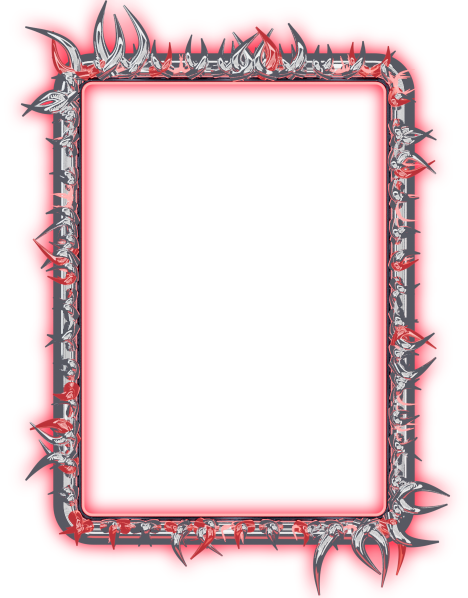
#> input picture tools/blender/renders/cadre_chrome_ecarlate.png, 936 x 1196 px (shown at 1/2 size); its folder holds 4 pictures in this run
$ python build_chrome_frame.py renders/cadre_chrome.png
#> lines starting #> are read from the running program, lines starting #| are printed output that depends on the picture
"""ANIME RIFT — cadre « Chrome écarlate » pour les cartes MR (modélisé et rendu avec Blender, Cycles).

Lancer :  python3 tools/blender/build_chrome_frame.py
Produit  tools/blender/renders/cadre_chrome.png  (cadre seul, fond transparent)
     et  tools/blender/renders/cadre_chrome_apercu.png  (le même sur une carte d'exemple sombre, pour le voir).

Recette : une moulure chrome, deux rubans chrome qui s'enroulent l'un autour de l'autre tout le long du bord,
un liseré rouge lumineux à l'intérieur, des éclats chromés qui jaillissent en flammes, surtout en haut et aux coins.
"""
import math
import os
import random
import sys

import bpy

HERE = os.path.dirname(os.path.abspath(__file__))
OUT = os.path.join(HERE, 'renders')
W, H = 2.5, 3.5          # demi-largeur et demi-hauteur de la carte (5 × 7)
RES = (936, 1196)        # 7.2 × 9.2 unités à 130 px par unité
R_CORNER = 0.32
rng = random.Random(7)


def reset():
    bpy.ops.wm.read_factory_settings(use_empty=True)
#> (this line was passed over: bpy is not available in this run)


def principled(name, color, metallic=1.0, roughness=0.06, emission=None, strength=0.0):
    m = bpy.data.materials.new(name)
    m.use_nodes = True
    b = m.node_tree.nodes['Principled BSDF']
    b.inputs['Base Color'].default_value = (*color, 1)
    b.inputs['Metallic'].default_value = metallic
    b.inputs['Roughness'].default_value = roughness
    if emission:
        b.inputs['Emission Color'].default_value = (*emission, 1)
        b.inputs['Emission Strength'].default_value = strength
    return m


# [44 lines left out: functions curve, rim, not called in this run]


VARIANTS = {
    # nom : (métal principal, métal d'accent, couleur lumineuse, couleur du halo)
    'chrome_ecarlate': ((0.98, 0.98, 1.0), (0.95, 0.12, 0.14), (1.0, 0.02, 0.06), (255, 20, 50)),
    'chrome_pur': ((0.98, 0.98, 1.0), (0.75, 0.78, 0.85), (0.9, 0.95, 1.0), (230, 235, 255)),
    'flamme_rouge': ((0.95, 0.12, 0.14), (0.98, 0.98, 1.0), (1.0, 0.1, 0.02), (255, 60, 20)),
    'givre_rift': ((0.92, 0.95, 1.0), (0.45, 0.35, 1.0), (0.1, 0.85, 1.0), (60, 200, 255)),
}


def build(variant):
    main_c, acc_c, glow_c, _ = VARIANTS[variant]
    chrome = principled('Chrome', main_c, 1, 0.03)
    accent = principled('Accent', acc_c, 1, 0.06, glow_c, 0.8)
    dark = principled('ChromeNoir', (0.04, 0.04, 0.06), 1, 0.08)
    lum = principled('Lumiere', glow_c, 0.4, 0.2, glow_c, 7.0)

    N = 480
    base = [rim(i / N) for i in range(N)]
    # corps du cadre : un jonc chrome poli, bord intérieur sombre, liseré lumineux
    curve('Corps', [(p[0] + n[0] * 0.08, p[1] + n[1] * 0.08, 0) for p, n in base], [1] * N, chrome, 0.2, cyclic=True)
    curve('BordInt', [(p[0] - n[0] * 0.12, p[1] - n[1] * 0.12, 0.05) for p, n in base], [1] * N, dark, 0.05, cyclic=True)
    curve('Lisere', [(p[0] - n[0] * 0.18, p[1] - n[1] * 0.18, 0.08) for p, n in base], [1] * N, lum, 0.02, cyclic=True)

    # [16 lines left out: function flame, not called in this run]

    # couronne serrée de flammes moyennes : elles couvrent le jonc et lui donnent sa silhouette ondulée
    for i in range(96):
        t = i / 96 + rng.uniform(-0.003, 0.003)
        (x, y), (nx, ny) = rim(t)
        top = ny > 0.5
        sgn = 1 if (i % 2) else -1
        flame(t, rng.uniform(0.22, 0.38) + (0.18 if top else 0), sgn * rng.uniform(0.5, 1.0), sgn * rng.uniform(0.05, 0.12),
              -sgn * rng.uniform(0.06, 0.16), rng.uniform(0.09, 0.13), accent if rng.random() < 0.14 else chrome)
    # grandes flammes : bouquets aux coins (surtout haut-gauche et bas-droit) et au milieu du haut
    bouquets = [(0.0, 7, 1.0), (0.5, 7, 1.0), (0.25, 4, 0.55), (0.75, 4, 0.55), (0.115, 5, 0.7), (0.62, 3, 0.45), (0.38, 3, 0.45), (0.88, 3, 0.45)]
    for t0, n, big in bouquets:
        for k in range(n):
            sgn = 1 if k % 2 else -1
            flame(t0 + (k - n / 2) * 0.009, (0.5 + rng.uniform(0, 0.45)) * big + 0.15, sgn * rng.uniform(0.2, 0.7),
                  sgn * rng.uniform(0.08, 0.2), -sgn * rng.uniform(0.15, 0.3), rng.uniform(0.12, 0.17) * (0.7 + 0.3 * big),
                  accent if k == n // 2 else chrome)
    # fines mèches lumineuses glissées dans le métal
    for i in range(36):
        t = rng.random()
        sgn = 1 if rng.random() < 0.5 else -1
        flame(t, rng.uniform(0.15, 0.4), sgn * 0.8, sgn * 0.06, -sgn * 0.1, 0.03, lum)


def studio():
    scene = bpy.context.scene
    world = bpy.data.worlds.new('World')
    world.use_nodes = True
    world.node_tree.nodes['Background'].inputs[0].default_value = (0.18, 0.18, 0.22, 1)  # fond clair : le chrome a de quoi refléter
    scene.world = world

    # [16 lines left out: function panel, not called in this run]

    panel((0, 0, 9), (7, 3), (1, 1, 1), 2)
    panel((-6, 3, 5), (1.5, 9), (0.8, 0.9, 1), 10)
    panel((6, -2, 5), (1.2, 9), (1, 0.85, 0.85), 8)
    panel((0, 7, 4), (9, 1.2), (1, 1, 1), 9)
    panel((1, -8, 3), (8, 2), (1, 0.05, 0.1), 2.2)    # contre-jour rouge : quelques reflets écarlates dans le chrome
    panel((0, -5, 8), (6, 2), (1, 1, 1), 7)           # lumière basse : le chrome reste clair partout
    panel((-3, -2, 7), (1.2, 1.2), (1, 1, 1), 16)
    for k in range(-4, 5):
        panel((k * 1.6, 0.8 * k, 10), (0.35, 12), (1, 1, 1), 12)  # rayures de lumière : reflets nets dans le chrome

    cam_data = bpy.data.cameras.new('Cam')
    cam_data.type = 'ORTHO'
    cam_data.ortho_scale = 9.2
    cam = bpy.data.objects.new('Cam', cam_data)
    cam.location = (0, 0, 20)
    scene.collection.objects.link(cam)
    scene.camera = cam

    scene.render.engine = 'CYCLES'
    scene.cycles.device = 'CPU'
    scene.cycles.samples = 64
    scene.cycles.use_denoising = True
    scene.cycles.max_bounces = 6
    scene.render.film_transparent = True
    scene.render.resolution_x, scene.render.resolution_y = RES
    scene.render.image_settings.file_format = 'PNG'
    scene.render.image_settings.color_mode = 'RGBA'
    scene.view_settings.view_transform = 'AgX'
    scene.view_settings.look = 'AgX - Punchy'


def main():
    os.makedirs(OUT, exist_ok=True)
    wanted = [a for a in sys.argv[1:] if a in VARIANTS] or list(VARIANTS)
    for v in wanted:
        global rng
        rng = random.Random(7)
        reset()
        build(v)
#> (the call stopped at in principled, `m = bpy.data.materials.new(name)`: bpy is not available in this run)
        studio()
#> (the call stopped at in studio, `world = bpy.data.worlds.new('World')`: bpy is not available in this run)
        path = os.path.join(OUT, f'cadre_{v}.png')
        bpy.context.scene.render.filepath = path
        bpy.ops.render.render(write_still=True)
#> (this line was passed over: bpy is not available in this run)
        glow(path, VARIANTS[v][3])
        print('rendu :', path)


def glow(path, color=(255, 20, 50)):
    """Halo rouge derrière le cadre (comme une aura) : flou de la silhouette, teinté, glissé dessous."""
#> called with color = (255, 20, 50)
    from PIL import Image, ImageFilter
    fr = Image.open(path).convert('RGBA')
#> fr is the input picture: PIL image 936x1196 RGBA; mean R, G, B, A 100.6, 29, 38.6, 63.2
    a = fr.split()[3]
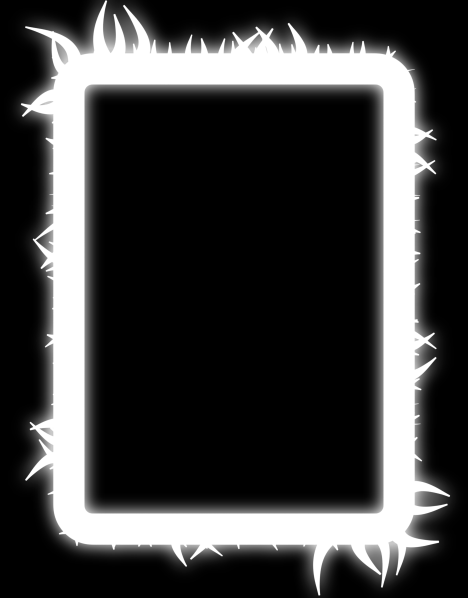
#> a: PIL image 936x1196 L (shown at 1/2 size); min 0, max 255, mean 63.2
    halo = Image.new('RGBA', fr.size, (*color, 0))
    soft = a.filter(ImageFilter.GaussianBlur(16)).point(lambda v: min(200, int(v * 1.1)))
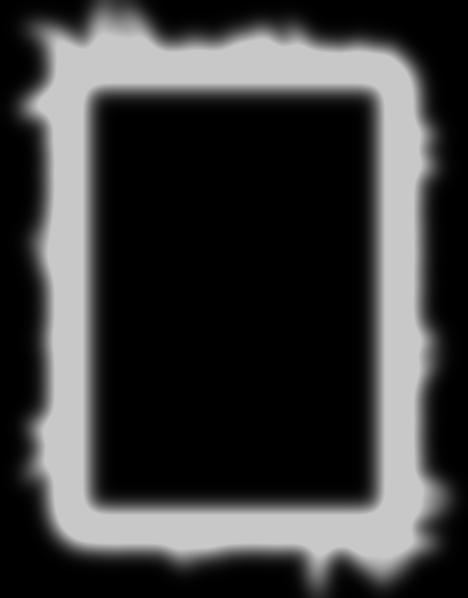
#> soft: PIL image 936x1196 L (shown at 1/2 size); min 0, max 200, mean 60.4
    halo.putalpha(soft)
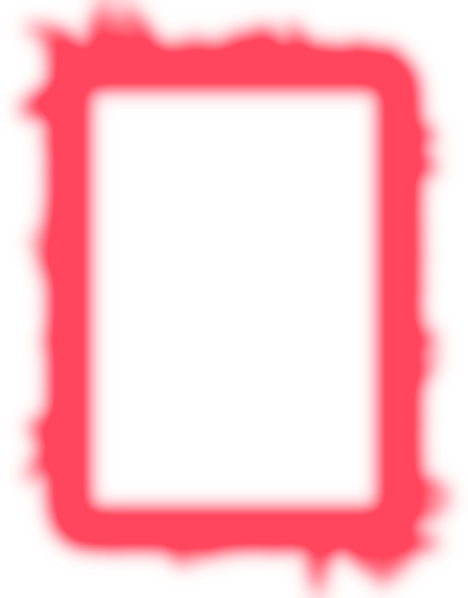
#> halo: PIL image 936x1196 RGBA (shown at 1/2 size); mean R, G, B, A 255, 20, 50, 60.4; transparent parts drawn white
    out = Image.new('RGBA', fr.size, (0, 0, 0, 0))
#> out: PIL image 936x1196 RGBA; every value is 0
    out.alpha_composite(halo)
    out.alpha_composite(fr)
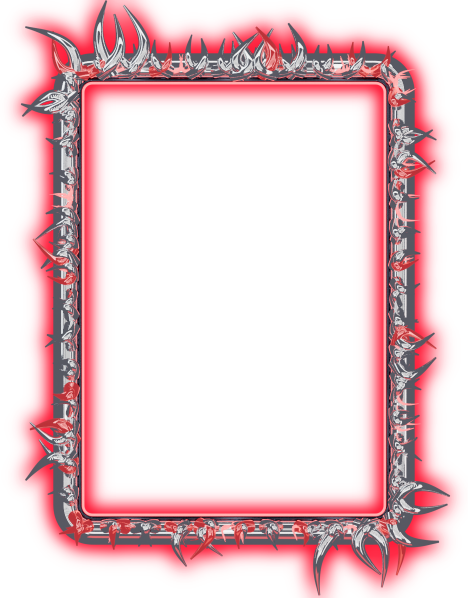
#> out: PIL image 936x1196 RGBA (shown at 1/2 size); mean R, G, B, A 127.2, 31, 43.8, 78.3; transparent parts drawn white
    out.save(path)


#> (the run stopped early here; a loop or call above may not have finished)
